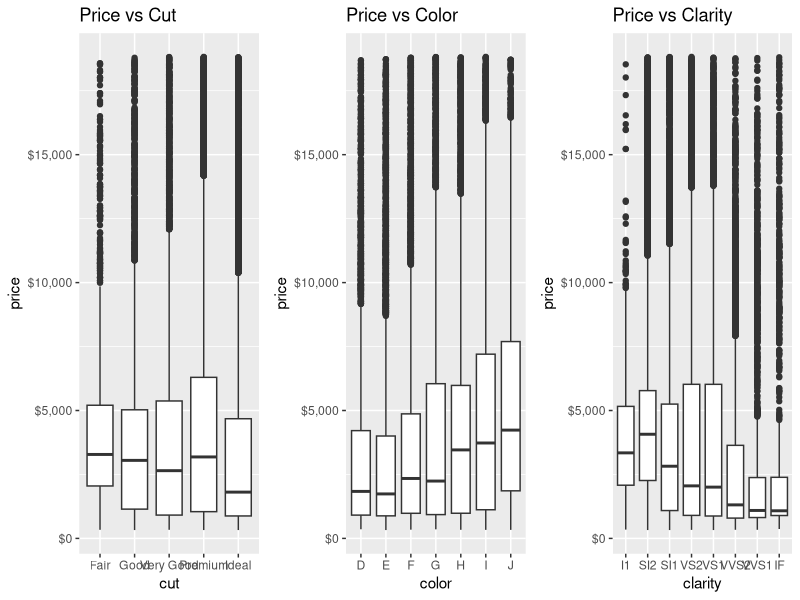
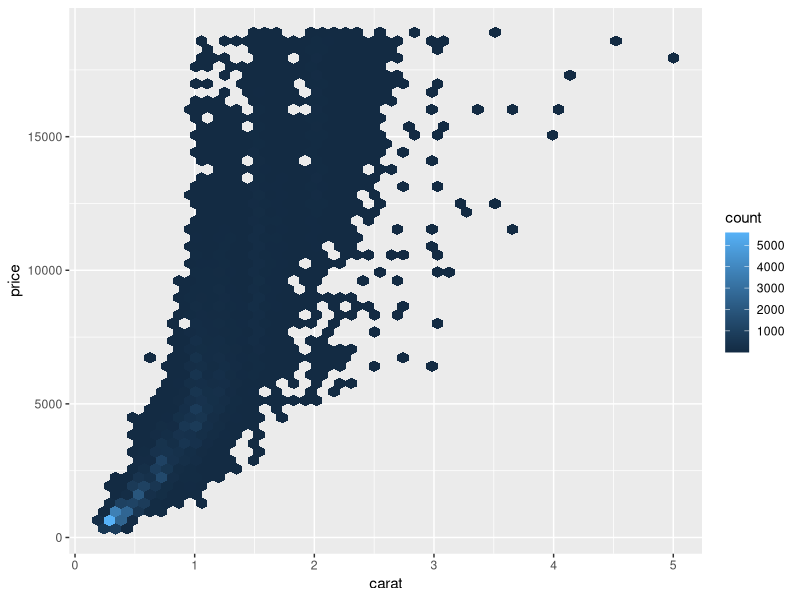
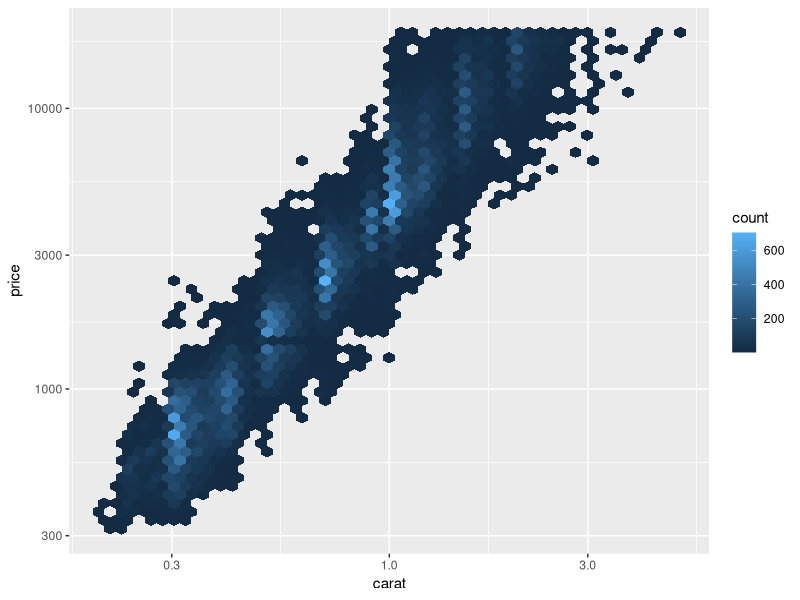
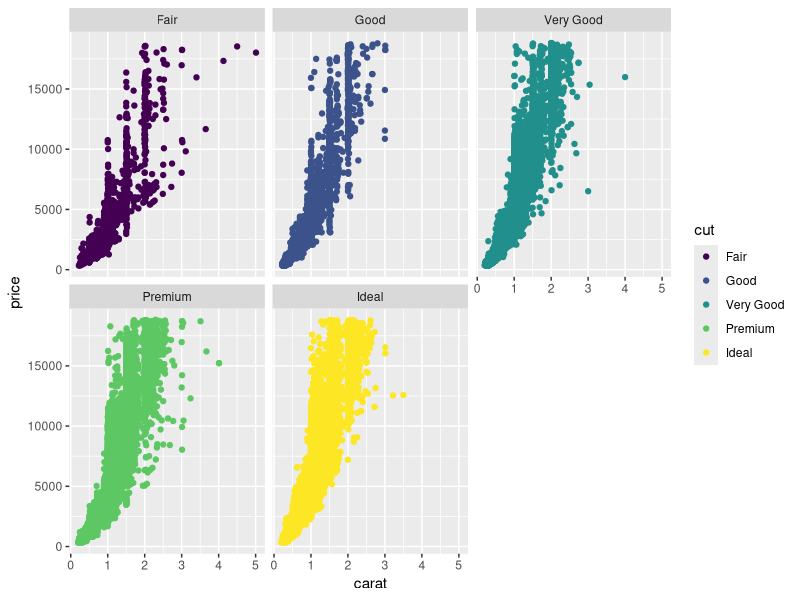
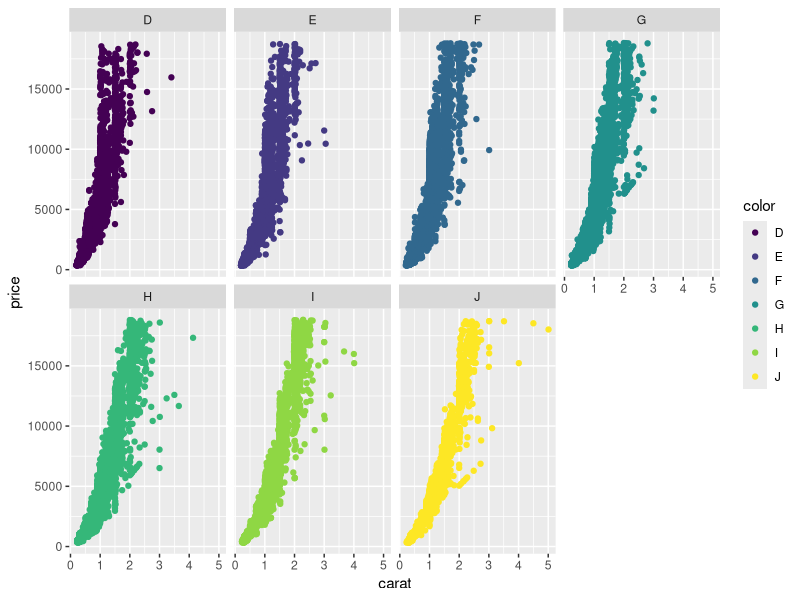
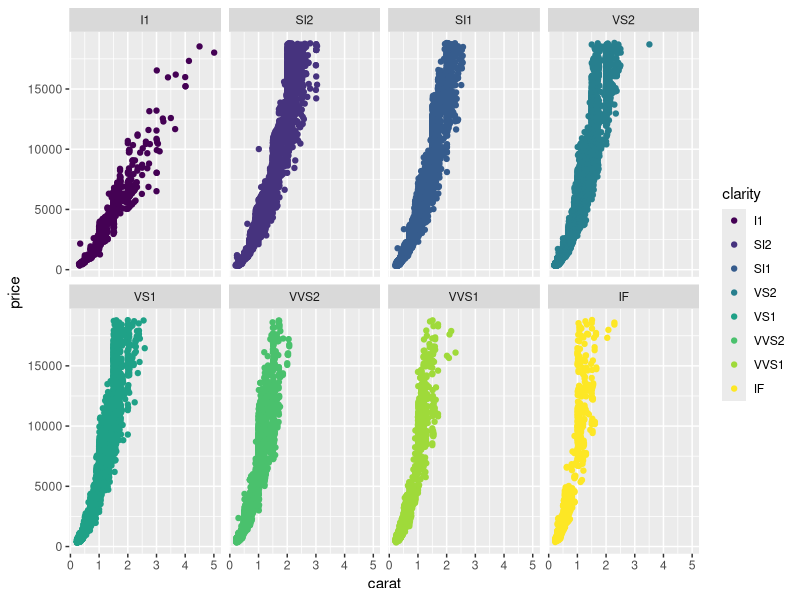
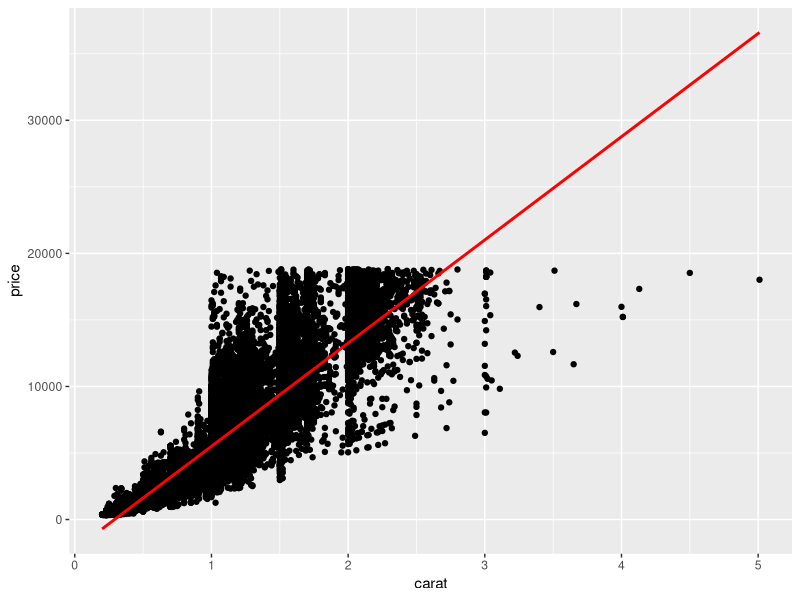
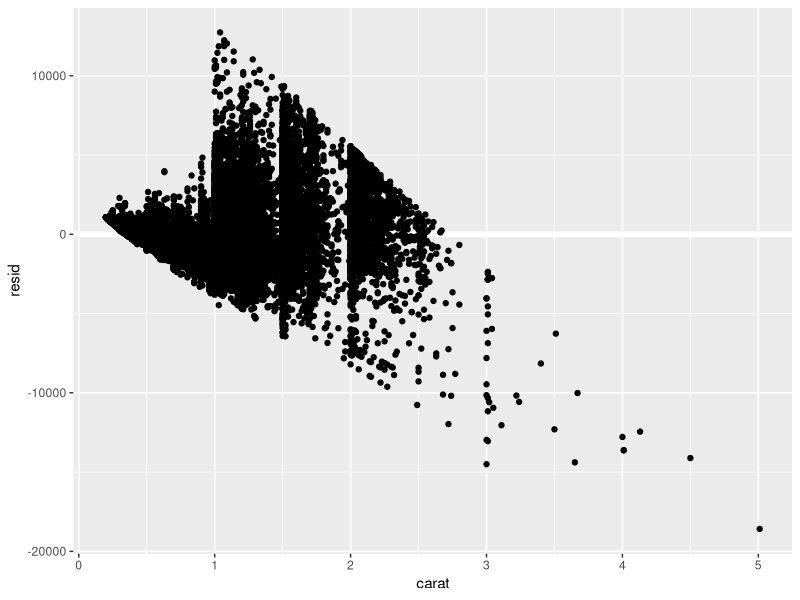

The R source for these figures, in order:
# prerequisites
library(tidyverse)
library(modelr)
options(na.action = na.warn)

##############
# the set-up #
##############
# why are low quality diamonds more expensive?
p1 <- ggplot(diamonds, aes(cut, price)) + geom_boxplot() + scale_y_continuous(labels = scales::dollar) + ggtitle("Price vs Cut")
p2 <- ggplot(diamonds, aes(color, price)) + geom_boxplot() + scale_y_continuous(labels = scales::dollar) + ggtitle("Price vs Color")
p3 <- ggplot(diamonds, aes(clarity, price)) + geom_boxplot() + scale_y_continuous(labels = scales::dollar) + ggtitle("Price vs Clarity")

gridExtra::grid.arrange(p1, p2, p3, nrow = 1)

# spend a few minutes discussing the logic behind this with your neighbor


################################
# a major confounding variable #
################################
# carat has a big impact on price
ggplot(diamonds, aes(carat, price)) + 
  geom_hex(bins = 50)

# how can we visualize this trend better?
ggplot(diamonds, aes(carat, price)) + 
  geom_hex(bins = 50) +
  scale_x_log10() +
  scale_y_log10()


######################
# Your Turn - Part 1 #
######################
# What is the strength of this linear trend? 
cor.test(diamonds$carat, diamonds$price)

# Does it differ depending on the different levels of cut, color, and clarity
diamonds %>% group_by(cut) %>% 
  summarise(corr = cor(carat, price))

diamonds %>% group_by(color) %>% 
  summarise(corr = cor(carat, price))

diamonds %>% group_by(clarity) %>% 
  summarise(corr = cor(carat, price))

diamonds %>% ggplot(aes(carat, price, color = cut)) + 
  geom_point() +
  facet_wrap(~ cut, nrow = 2)

diamonds %>% ggplot(aes(carat, price, color = color)) + 
  geom_point() +
  facet_wrap(~ color, nrow = 2)

diamonds %>% ggplot(aes(carat, price, color = clarity)) + 
  geom_point() +
  facet_wrap(~ clarity, nrow = 2)


# let's remove the price-carat relationship so we can see if there is still an
# unusual relationship between price and cut, color, and clarity

######################
# Your Turn - Part 2 #
######################
# 1. Fit a linear model between the price and carat variables
lm_carat_price <- lm(price ~ carat, data = diamonds)
# 2. Assess model numerically
summary(lm_carat_price)
# 3. Get prediction and residual data and add it to the diamonds data set
diamonds %>%
  add_predictions(lm_carat_price) %>%
  add_residuals(lm_carat_price)
# 4. Visually assess model predictions
diamonds %>%
  add_predictions(lm_carat_price) %>% 
  ggplot(aes(carat, price)) +
  geom_point() +
  geom_line(aes(y = pred), color = "red", size = 1)
# 5. Visually assess model residuals
diamonds %>%
  add_residuals(lm_carat_price) %>% 
  ggplot(aes(carat, resid)) +
  geom_ref_line(h = 0) +
  geom_point()
# 6. Visually assess relationship between residuals and cut, color, clarity. What does this tell you?
diamonds %>%
  add_residuals(lm_carat_price) %>% 
  ggplot(aes(cut, resid)) +
  geom_ref_line(h = 0) +
  geom_point()

diamonds %>%
  add_residuals(lm_carat_price) %>% 
  ggplot(aes(color, resid)) +
  geom_ref_line(h = 0) +
  geom_point()

diamonds %>%
  add_residuals(lm_carat_price) %>% 
  ggplot(aes(clarity, resid)) +
  geom_ref_line(h = 0) +
  geom_point()
############################
# building onto this model #
############################
# create a more complex model that incorporates cut, color, and clarity
diamonds3 <- diamonds %>% 
  select(price, carat, color, cut, clarity)

mod_diamond <- lm(log10(price) ~ log10(carat) + color + cut + clarity, 
                  data = diamonds3)

# how does this model appear to fit numerically
summary(mod_diamond)

# assess predictions
# example with cut
diamonds3 %>% 
  data_grid(cut, .model = mod_diamond) %>% 
  add_predictions(mod_diamond) %>%
  mutate(trans_pred = 10 ^ pred) %>%
  ggplot(aes(cut, trans_pred)) +
  geom_point() +
  scale_y_continuous(labels = scales::dollar)

# example with color
diamonds3 %>% 
  data_grid(color, .model = mod_diamond) %>% 
  add_predictions(mod_diamond) %>%
  mutate(trans_pred = 10 ^ pred) %>%
  ggplot(aes(color, trans_pred)) +
  geom_point()

# example with clarity
diamonds3 %>% 
  data_grid(clarity, .model = mod_diamond) %>% 
  add_predictions(mod_diamond) %>%
  mutate(trans_pred = 10 ^ pred) %>%
  ggplot(aes(clarity, trans_pred)) +
  geom_point()


#############
# Your Turn #
#############
# Lastly, how do the residuals look for this mod_diamond model?
diamonds %>%
  add_residuals(mod_diamond) %>% 
  ggplot(aes(price, resid)) +
  geom_ref_line(h = 0) +
  geom_point()
